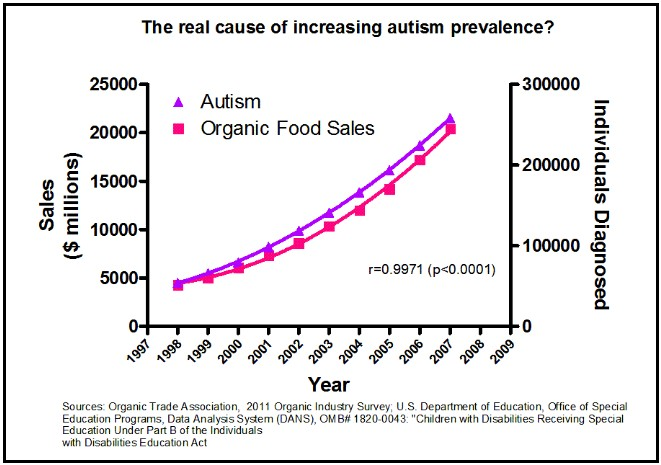
#> input picture blog/org_autrism.jpg, 661 x 465 px, given as the content of the folder blog/org_autrism.jpg, which was not available
$ python replace.py blog/org_autrism.jpg Gallery/chat-bubble.png   (Python 2 division)   (older library calls are emulated)
#> lines starting #> are read from the running program, lines starting #| are printed output that depends on the picture; pictures that were not available may be replaced by others from this repository, and a replacement may not be noted
### imageutil.py
# -*- coding: utf-8 -*-
"""
Created on Mon Mar 10 13:58:00 2014

@author: apple
"""

try:
    import PIL
    from PIL import Image
except ImportError:
    import Image

import os
import sys
import web
class ImageUtil:

    # [70 lines left out: functions changeName, squareCrop, resizeAndCrop, not called in this run]
        #img.save(modified_path)

    @classmethod
    def resize(self, filename, basewidth, affix, isSquare=False):
#> called with filename = '_only/org_autrism.jpg', basewidth = 80, affix = 'tb', isSquare = False
            img = Image.open(filename)
#> img is the input picture: PIL image 661x465 RGB; mean R, G, B 234.2, 232.2, 233.7
            wpercent = (basewidth/float(img.size[0]))
#> wpercent = 0.121
            hsize = int((float(img.size[1])*float(wpercent)))
#> hsize = 56
            web.debug('image size:%i, org:%i, %s' % (hsize, img.size[1], filename))
#> (this line was passed over: web is not available in this run)
            img = img.resize((basewidth,hsize), Image.ANTIALIAS)
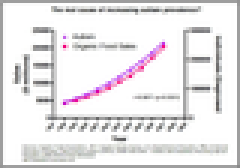
#> img: PIL image 80x56 RGB (shown 3 times larger); mean R, G, B 232.6, 230.4, 232.2
            filePaths = filename.replace('\\','/').split('/')
            filePath = filePaths[-1]
            fileParts = filePath.split('.')

            middle = fileParts[-2]
            postFix = fileParts[-1]
            fullPath = '%s/%s%s.%s' % ('/'.join(filePaths[:-1]),middle,affix,postFix)
            web.debug('fileParts %s, fileName %s, fullPath:%s' % (fileParts,filename, fullPath))
#> (this line was passed over: web is not available in this run)
            img.save(fullPath)
            return fullPath


# [5 lines that do not run on import are left out]
#print ImageUtil.resize('/Users/apple/image_py.jpg', 60, 'cool')

### replace.py
# -*- coding: utf-8 -*-
"""
Created on Wed Nov 12 06:45:25 2014

@author: apple
"""
from os import walk
from imagehandler import executeCmd
from imageutil import ImageUtil
import sys

def replaceAll(strText, replaced, replacement):
    #print "waiting"
    return strText.replace(replaced, replacement)

    #Replace all in python
def findAllFiles(directory, files):
    for (dirpath, dirnames, filenames) in walk(directory):
        files.extend([{"path":directory,"fullPath":dirpath + "/" + fl, "fileName":fl}  for fl in filenames])
        #print dirnames
        #for dr in dirnames:
        #    findAllFiles(directory +"/" + dr, files)

# [5 lines left out: function insertPadding, not called in this run]

def generateAllImages(path):
    files = []
    findAllFiles(path, files)
    for fl in files:
        fullPath = fl.get('fullPath')
        subFix = getSubfix(fullPath)
        stripped = stripeSubfix(fullPath)
        if subFix=="JPG" or subFix=="JPEG" or subFix=="jpg" or subFix=="jpeg" or subFix=="png":
            if stripped[-2:] != 'tb' and stripped[-2:] != 'nm' and stripped[-2:] != 'cv':
                createAllImage(fullPath)

def createAllImage(fullPath):
    print "generate image for path:%s" % fullPath
    try:
        ImageUtil.resize(fullPath, 80, 'tb')
        ImageUtil.resize(fullPath, 180, 'cv')
#> call 2 of resize, with filename = '_only/org_autrism.jpg', basewidth = 180, affix = 'cv', isSquare = False
#> in resize (call 2), `img = img.resize((basewidth,hsize), Image.ANTIALIAS)`:
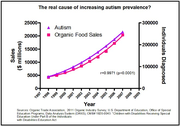
#> img: PIL image 180x126 RGB; mean R, G, B 232.4, 230.3, 232
        ImageUtil.resize(fullPath, 640, 'nm')
#> call 3 of resize, with filename = '_only/org_autrism.jpg', basewidth = 640, affix = 'nm', isSquare = False
#> in resize (call 3), `img = img.resize((basewidth,hsize), Image.ANTIALIAS)`:
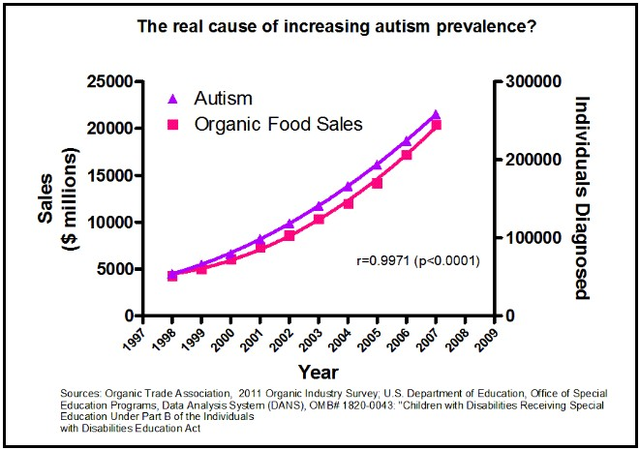
#> img: PIL image 640x450 RGB; mean R, G, B 234, 231.9, 233.5
    except:
        print 'encounter error'

def stripeSubfix(filename):
    pos = filename.rfind('.')
    if pos > 0:
        return filename[:pos]
    return filename

def getSubfix(filename):
    pos = filename.rfind('.')
    if pos > 0:
        return filename[pos+1:]
    return ''

# [25 lines left out: functions cpFile, findAllUnderDirectory, not called in this run]


def getContent(fullPath):
    with open(fullPath, 'r') as content_file:
        return content_file.read()

def saveFile(content, fullPath):
    with open(fullPath,'w') as f:
        f.write(content)
#the main process will handle the whole thing.
#I love this game.
# [14 lines left out: function mainProcess, not called in this run]

if __name__ == "__main__":
    path = sys.argv[1]
    #destPath = sys.argv[2]
    #print 'start processing %s to destPath %s' % (path, destPath)
    #mainProcess('EZ', path, destPath)
    generateAllImages(path)
